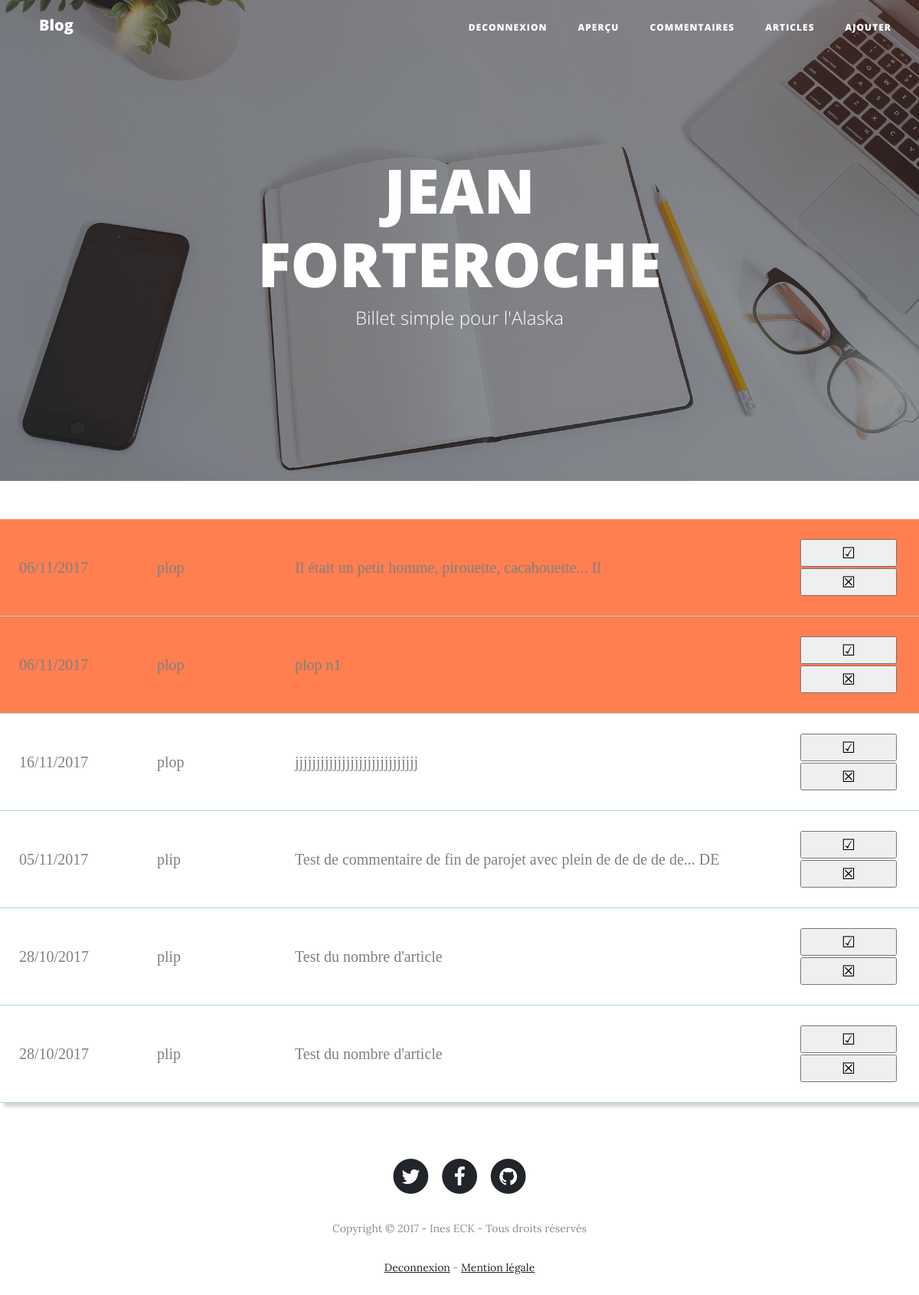
Screenshot of /index.php?commentAdmin (signed in) with the database file from the repository.
### tables this page shows
CREATE TABLE `Comment` (
  `id` int(10) NOT NULL,
  `content` text NOT NULL,
  `dateCreation` datetime NOT NULL,
  `id_article` int(10) NOT NULL,
  `signaler` tinyint(1) NOT NULL DEFAULT '0',
  `id_user` int(10) NOT NULL
);

CREATE TABLE `User` (
  `id` int(10) NOT NULL,
  `mail` varchar(100) NOT NULL,
  `prenom` varchar(100) NOT NULL,
  `mdp` varchar(200) NOT NULL,
  `admin` tinyint(1) NOT NULL DEFAULT '0'
);

### index.php (called while the page is built, shortened)
<?php
include 'controller/Controller.php';
$controller= new Controller();
if(empty($_SERVER['QUERY_STRING'])){
  $controller->homeController();
}
elseif(isset($_GET['article'])){
  $controller->articleController($_GET['article']);
}
elseif(isset($_GET['connexion'])){
  $controller->connexionController($_GET['connexion']);
}
elseif(isset($_GET['mentionLegale'])){
  $controller->mentionController($_GET['mentionLegale']);
}
elseif(isset($_GET['inscription'])){
  $controller->inscriptionController($_GET['inscription']);
}
elseif(isset($_GET['commentConnect'])){
  $controller->commentController($_GET['commentConnect']);
}
elseif(isset($_GET['articleAdmin'])){
  $controller->articleAdmin($_GET['articleAdmin']);
}
elseif(isset($_GET['commentAdmin'])){
  $controller->commentAdmin($_GET['commentAdmin']);
}
elseif(isset($_GET['articleAdd'])){
  $controller->articleAdd($_GET['articleAdd']);
}
elseif(isset($_GET['login'])){
  ControllerLogin::getLogin();
}
elseif(isset($_GET['inscripValid'])){
  ControllerInscript::getInscript();
}
elseif(isset($_GET['deconnexion'])){
  ControllerDeconnexion::deconnexionController();
}
elseif(isset($_GET['signaler'])){
   ControllerSignaler::signalEffect();
}
elseif(isset($_GET['modifierArticle'])){
   $controller->modifierArticle($_POST['id']);
}
elseif(isset($_GET['articleModifier'])){
  ControllerArticle::modifierArticle();
}
elseif(isset($_GET['supprimerArticle'])){
  ControllerArticle::supprimerArticle();
}
elseif(isset($_GET['accepterComment'])){
  ControllerComment::accepterComment();
}
elseif(isset($_GET['supprimerComment'])){
   ControllerComment::supprimerComment();
}
elseif(isset($_GET['commentAdd'])){
   ControllerCommentAdd::commentAdd();
}
elseif(isset($_GET['articleAddAdmin'])){
   ControllerArticle::articleAddAdmin();
}
else{
  $controller->errorController();
}

### model/DatabaseConnexion.php (called while the page is built)
<?php
class DatabaseConnexion {
  public static function getDatabaseConnect() {
    try
    {
      $dsn = "mysql:host=localhost;dbname=blog-p3-MVC";
      $db_user = "lerna";
      $db_mdp = "lerna";
      $db = new PDO($dsn,$db_user,$db_mdp);
      $db->setAttribute(PDO::ATTR_DEFAULT_FETCH_MODE, PDO::FETCH_ASSOC);
    }
    catch(Exception $e)
    {
      die('Erreur : '.$e->getMessage());
    }
    return $db;
  }
}

### model/AbstractEntityRepository.php (called while the page is built, shortened)
<?php
class AbstractEntityRepository{
  public function __construct(){
    $this->db=DatabaseConnexion::getDatabaseConnect();
  }
}

### model/CommentRepository.php (called while the page is built, shortened)
<?php
require_once('Comment.php');
require_once('AbstractEntityRepository.php');
class CommentRepository extends AbstractEntityRepository{
  public function findAllBySignale(){
    $req = $this -> db -> query('SELECT Comment.*, User.prenom as author FROM Comment INNER JOIN User WHERE User.id = Comment.id_user ORDER BY `signaler` DESC, dateCreation DESC');
    $req->setFetchMode(PDO::FETCH_CLASS|PDO::FETCH_PROPS_LATE, 'Comment');
    $req -> execute();
    $datas = $req -> fetchAll();
    return $datas;
  }
}

### view/commentAdmin.php (the view, shortened to what this page needs)
<div class="containerAdmin">
  <table><div id="haut"></div>
    <?php foreach ($comments as $comment):
      if($comment->getSignaler()== '1'){
        echo "<tr id='signalOk'>";
      }else echo "<tr id='signalNo'>"
    ?>
        <td style="width:15%"><?php echo $comment -> getDateCreation(); ?></td>
        <td style="width:15%"><?php echo $comment -> getAuthor(); ?></td>
        <td style="width:55%"><?php echo $comment -> getContent(); ?></td>
        <td style="width:15%">
          <form method="post" action="index.php?accepterComment#haut">
            <input class="submitBillet" type="submit" value="&#9745;" title="Accepter">
          </form>
          <form method="post" action="index.php?supprimerComment#haut">
            <input class="submitBillet" type="submit" value="&#9746;" title="Supprimer">
          </form>
        </td>
    </tr>
    <?php endforeach; ?>
  </table>
</div>

### controller/Controller.php (shortened to what this page needs)
<?php
require("model/DatabaseConnexion.php");
class Controller{
  public function commentAdmin(){
    $commentRepo=new CommentRepository();
    $comments=$commentRepo->findAllBySignale();
    if(!empty($_SESSION)){
      include('view/headerAdmin.php');
      include('view/commentAdmin.php');
      include('view/footerAdmin.php');
    }else{
      echo "vous n'êtes pas connecter";
    }
    $html= ob_end_flush();
    return $html;
  }
}

### view/headerAdmin.php (shortened to what this page needs)
<!DOCTYPE html>
<html>
    <head>
        <link href="vendor/bootstrap/css/bootstrap.min.css" rel="stylesheet">
        <link href="vendor/font-awesome/css/font-awesome.min.css" rel="stylesheet" type="text/css">
        <link href="css/clean-blog.min.css" rel="stylesheet">
	 	    <link rel="stylesheet" href="css/style.css" />
    </head>
    <body>
      <nav class="navbar navbar-expand-lg navbar-light fixed-top" id="mainNav">
        <div class="container">
          <a class="navbar-brand" href="index.php">Blog</a>
            </div>
            <div class="collapse navbar-collapse" id="navbarResponsive">
              <ul class="navbar-nav ml-auto">
                 <li class="nav-item"><a href="index.php?deconnexion#haut">Deconnexion</a></li>
                 <li class="nav-item"><a href="index.php">Aperçu</a></li>
                 <li class="nav-item"><a href="index.php?commentAdmin#haut">Commentaires</a></li>
                 <li class="nav-item"><a href="index.php?articleAdmin#haut">Articles</a></li>
                 <li class="nav-item"><a href="index.php?articleAdd#haut">Ajouter</a></li>
              </ul>
            </div>
      </nav>
      <header class="masthead" style="background-image: url('img/home-bg.jpg')">
        <div class="overlay"></div>
        <div class="container">
          <div class="row">
            <div class="col-lg-8 col-md-10 mx-auto">
              <div class="site-heading">
                <h1>JEAN FORTEROCHE</h1>
                <span class="subheading">Billet simple pour l'Alaska</span>
              </div>
            </div>
          </div>
        </div>
      </header>

### model/Comment.php (shortened to what this page needs)
<?php
class Comment{
  protected $author;
  protected $content;
  protected $dateCreation;
  protected $signaler;
  public function getAuthor(){
    return $this->author;
  }
  public function getContent(){
    return $this->content;
  }
  public function getSignaler(){
    return $this->signaler;
  }
  public function getDateCreation(){
    try {
        $date = new DateTime($this->dateCreation);
    } catch (Exception $e) {
        echo $e->getMessage();
        exit(1);
    }
    echo $date->format('d/m/Y');
  }
}

### view/footerAdmin.php
<footer>
  <div class="container">
    <div class="row">
      <div class="col-lg-8 col-md-10 mx-auto">
        <ul class="list-inline text-center">
          <li class="list-inline-item">
            <a href="#">
              <span class="fa-stack fa-lg">
                <i class="fa fa-circle fa-stack-2x"></i>
                <i class="fa fa-twitter fa-stack-1x fa-inverse"></i>
              </span>
            </a>
          </li>
          <li class="list-inline-item">
            <a href="#">
              <span class="fa-stack fa-lg">
                <i class="fa fa-circle fa-stack-2x"></i>
                <i class="fa fa-facebook fa-stack-1x fa-inverse"></i>
              </span>
            </a>
          </li>
          <li class="list-inline-item">
            <a href="https://github.com/Pomadamor/blog_p3">
              <span class="fa-stack fa-lg">
                <i class="fa fa-circle fa-stack-2x"></i>
                <i class="fa fa-github fa-stack-1x fa-inverse"></i>
              </span>
            </a>
          </li>
        </ul>
        <p class="copyright text-muted">Copyright © 2017 - Ines ECK - Tous droits réservés</p>
        <p class="copyright text-muted">
          <a href="index.php?deconnexion#haut">Deconnexion</a> - <a href= #>Mention légale</a>
        </p>
      </div>
    </div>
  </div>
</footer>
</body>
</html>

### css/style.css (style rules this page uses)
table td { border-bottom: solid 1px lightblue; text-align: left; font-family: Verdana; font-size: 1em; color: gray; padding: 25px; }
table { margin-bottom: 20px; box-shadow: 5px 5px 5px lightgray; width: 100%; }
td input { margin: 1px auto; text-align: center; width: 97%; }
p { text-align: justify; }
#signalOk { background: coral; }

### rows the page displays
comment: dateCreation "06/11/2017", id_user.prenom "plop", content "Il était un petit homme, pirouette, cacahouette... Il"
comment: dateCreation "06/11/2017", id_user.prenom "plop", content "plop n1"
comment: dateCreation "16/11/2017", id_user.prenom "plop", content "jjjjjjjjjjjjjjjjjjjjjjjjjjjjj"
comment: dateCreation "05/11/2017", id_user.prenom "plip", content "Test de commentaire de fin de parojet avec plein de de de de de... DE"
comment: dateCreation "28/10/2017", id_user.prenom "plip", content "Test du nombre d'article"
comment: dateCreation "28/10/2017", id_user.prenom "plip", content "Test du nombre d'article"
